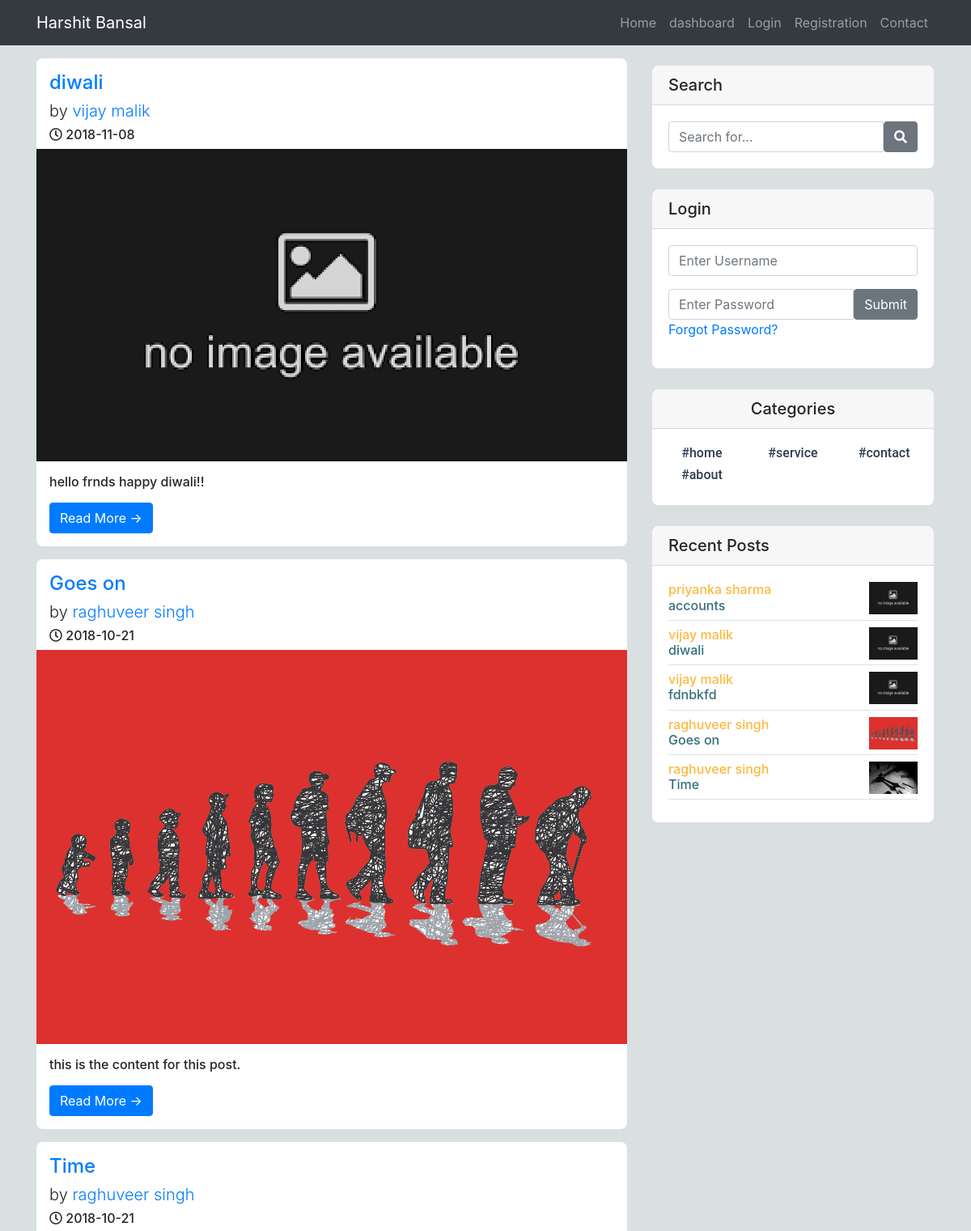
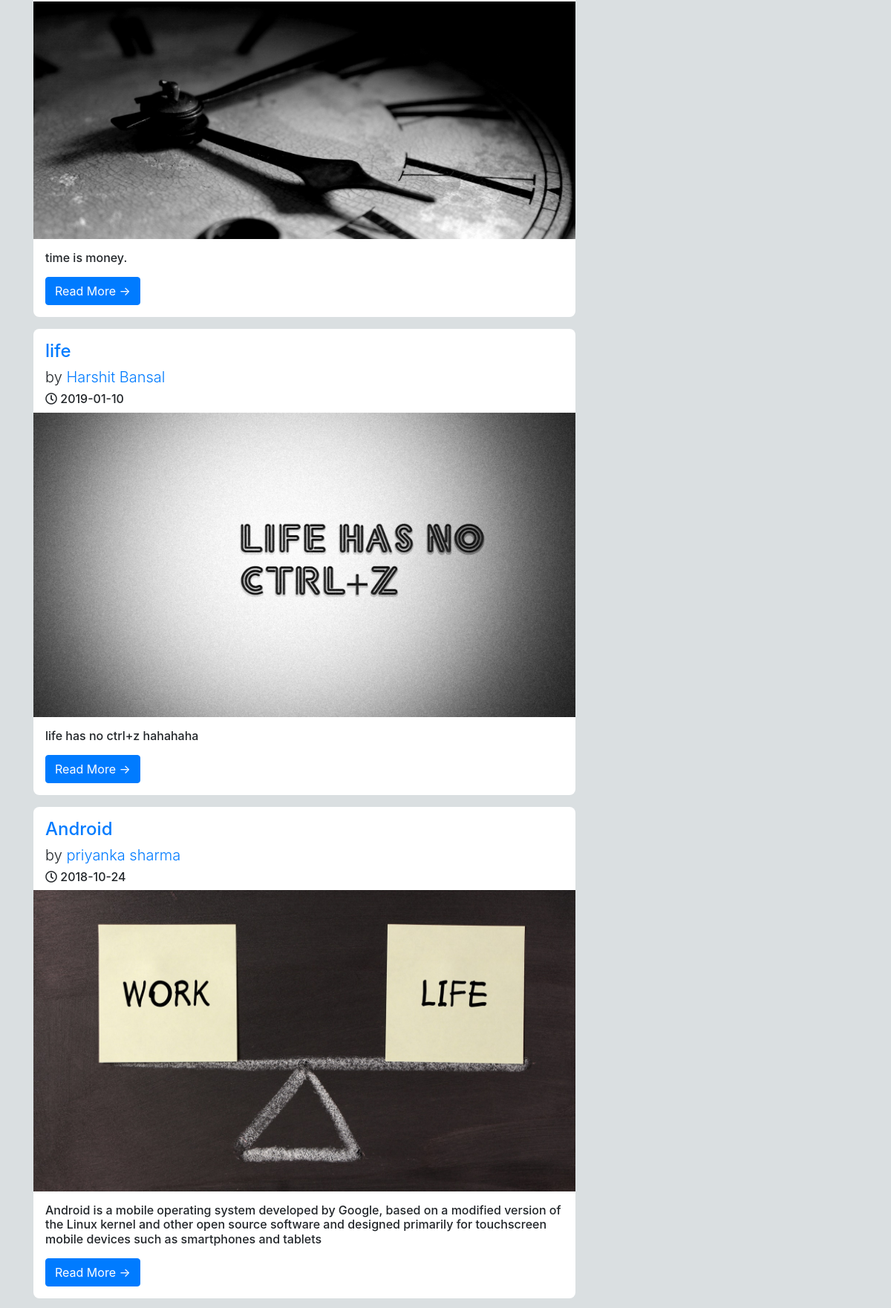
The app's page /categorymenu.php?category=1 (upper part) with its own data (2 pictures, top to bottom).
### tables this page shows
CREATE TABLE `posts` (
  `post_id` int(3) NOT NULL,
  `post_category_id` int(3) NOT NULL,
  `post_title` varchar(255) NOT NULL,
  `post_user` varchar(255) NOT NULL,
  `post_date` date NOT NULL,
  `post_image` text NOT NULL,
  `post_content` text NOT NULL,
  `post_tags` varchar(255) NOT NULL,
  `post_comment_count` int(11) NOT NULL,
  `post_status` varchar(255) NOT NULL DEFAULT 'draft',
  `post_views_count` int(11) NOT NULL
);

CREATE TABLE `users` (
  `user_id` int(3) NOT NULL,
  `username` varchar(255) NOT NULL,
  `user_password` varchar(255) NOT NULL,
  `user_firstname` varchar(255) NOT NULL,
  `user_lastname` varchar(255) NOT NULL,
  `user_email` varchar(255) NOT NULL,
  `user_image` text NOT NULL,
  `user_role` varchar(255) NOT NULL,
  `randSalt` varchar(255) NOT NULL DEFAULT '$2y$10$iusesomecrazystrings22',
  `token` text NOT NULL
);

CREATE TABLE `categories` (
  `cat_id` int(3) NOT NULL,
  `cat_title` varchar(255) NOT NULL,
  `cat_creator` varchar(20) NOT NULL,
  `cat_user` varchar(2000) NOT NULL
);

### includes/mainPageFunctions.php (called while the page is built, shortened)
<?php
function imagePlaceholder($image=''){
    if(!$image){
        return 'nopost.png';
    }
    else{
        return $image;
    }
}
?>

### categorymenu.php (the view, shortened to what this page needs)
<?php  include "includes/header.php"; ?>
<?php include "includes/navigation.php"; ?>
<div class="container">
    <div class="row">
        <div class="col-md-8">
            <?php
            if(isset($_GET['category'])){
                $post_category_id = $_GET['category'];
            }
            $query = "SELECT * FROM posts WHERE post_category_id = {$post_category_id} ORDER BY post_id DESC";
            $select_all_posts_count_query = mysqli_query($connection,$query);
            $count = mysqli_num_rows($select_all_posts_count_query);
            if($count==0){
            ?>
            <hr>
            <img class="img-fluid" src='images/noimage.jpg' alt="img">
            <hr>
            <?php }
            else{
            while($row = mysqli_fetch_assoc($select_all_posts_count_query)){
                $post_id = $row['post_id'];
                $post_title = $row['post_title'];
                $post_user = $row['post_user'];
                $post_date = $row['post_date'];
                $post_image = $row['post_image'];
                $post_content = $row['post_content'];
            ?>
            <div class="mt-3 p-3 view">
                <h4>
                  <a href="post.php?p_id='<?php echo $post_id; ?>'"><?php echo $post_title; ?></a>
                </h4>
                <h5 class="lead">
                    <?php
                    $query = "SELECT * FROM users WHERE username = '$post_user' ";
                    $select_user_query = mysqli_query($connection,$query);
                    while($row = mysqli_fetch_assoc($select_user_query)){
                      $user_firstname = $row['user_firstname'];
                      $user_lastname = $row['user_lastname'];
                    }
                    $name = $user_firstname.' '.$user_lastname;
                    ?>
                    by <a href="profile.php?username='<?php echo $post_user; ?>'"><?php echo $name; ?></a>
                </h5>
                <h6><i class="far fa-clock"></i> <?php echo $post_date; ?></h6>
                <div style="margin:-2.3%; margin-top:0;margin-bottom:0;">
                    <a href="post.php?p_id='<?php echo $post_id; ?>'">
                    <img class="img-fluid" src="images/<?php echo imagePlaceholder($post_image);?>" alt="img">
                    </a>
                </div>
                <h6 class="my-3"><?php echo $post_content; ?></h6>
                <a href="post.php?p_id='<?php echo $post_id; ?>'" class="btn btn-primary">Read More &rarr;</a>
            </div>
            <?php } }?>
            <br>
        </div>
<?php  include "includes/sidebar.php"; ?>
    </div>
</div>
<?php  include "includes/footer.php"; ?>

### includes/sidebar.php
<div class="col-md-4">
<div class="card my-4 view">
  <h5 class="card-header">Search</h5>
  <form action="search.php" method="POST">
  <div class="card-body">
    <div class="input-group">
      <input type="text" name="search" class="form-control" placeholder="Search for..." required>
      <span class="input-group-btn">
        <button name="submit" class="btn btn-secondary" type="submit"><i class="fas fa-search"></i></button>
      </span>
    </div>
  </div>
  </form>
</div>
<div class="card my-4 view">
  <?php if(isset($_SESSION['user_role'])): ?>
    <h5 class="card-header">Logged in as <?php echo $_SESSION['username']; ?></h5>
    <span class="input-group-btn text-center my-2">
    <a href="includes/logout.php" class="btn btn-primary">Logout</a>
    </span>
  <?php else: ?>
  <h5 class="card-header">Login</h5>
    <form action="includes/login.php" method="POST">
    <div class="card-body">
      <div class="form-group">
        <input type="text" name="username" class="form-control" placeholder="Enter Username">
      </div>
      <div class="input-group">
        <input type="password" name="password" class="form-control" placeholder="Enter Password">
        <span class="input-group-btn">
          <button name="login" class="btn btn-secondary" type="submit">Submit</button>
        </span>
      </div>
      <div class="form-group">
      <a href="forgot.php?forgot=<?php echo uniqid(true); ?>"> Forgot Password?</a>
      </div>
    </div>
    </form>
  <?php endif; ?>
</div>
<div class="card my-4 view">
  <h5 class="card-header text-center">Categories</h5>
  <div class="card-body">
      <div class="row">
          <?php
          $query = "SELECT * FROM categories";
          $categories_query = mysqli_query($connection,$query);
          while($row =  mysqli_fetch_assoc($categories_query)){
            $cat_title = $row['cat_title'];
            $cat_id = $row['cat_id'];
          ?>
          <div class="col-4 col-sm-3 col-lg-4">
              <ul class="list-unstyled mb-0">
                  <li class='nav-item text-center mb-2'>
                  <a style="font-family: roboto; color:#2c3e50;" href='categorymenu.php?category=<?php echo $cat_id; ?>'><h6><?php echo '#'.$cat_title; ?></h6></a></li>
              </ul>
          </div>
          <?php } ?>
      </div>
  </div>
</div>
<?php include "widget.php"; ?>
</div>

### includes/widget.php (shortened to what this page needs)
<div class="card view">
  <h5 class="card-header">Recent Posts</h5>
  <div class="card-body">
      <?php
      $query = "SELECT * FROM posts ORDER BY post_id DESC LIMIT 5";
      $select_all_posts_query = mysqli_query($connection,$query);
      while($row = mysqli_fetch_assoc($select_all_posts_query)){
          $post_id = $row['post_id'];
          $post_title = $row['post_title'];
          $post_user = $row['post_user'];
          $post_image = $row['post_image'];
      ?>
      <div class="media mb-2 border-bottom">
          <div class="media-body">
              <h6 class="mt-0 mb-0">
                  <?php
                  $query = "SELECT * FROM users WHERE username = '$post_user' ";
                  $select_user_query = mysqli_query($connection,$query);
                  while($row = mysqli_fetch_assoc($select_user_query)){
                    $user_firstname = $row['user_firstname'];
                    $user_lastname = $row['user_lastname'];
                  }
                  $name = $user_firstname.' '.$user_lastname;
                  ?>
                  <a style="color:#fcb941" href="profile.php?username='<?php echo $post_user; ?>'"><?php echo $name;?></a>
              </h6>
              <a href="post.php?p_id='<?php echo $post_id; ?>'">
              <h6 style="color:#336e7b"><?php echo $post_title; ?></h6>
              </a>
          </div>
          <a href="post.php?p_id='<?php echo $post_id; ?>'">
          <img src="images/<?php echo imagePlaceholder($post_image);?>" class="ml-auto" style="width:60px; height:40px;" alt="post_image">
          </a>
      </div>
      <?php } ?>
  </div>
</div>
<br>

### css/blog-home.css (style rules this page uses)
body { padding-top: 54px; }
@media (min-width: 992px) { body { padding-top: 56px; } }

### includes/header.php (style rules this page uses)
body { background-color:#dadfe1; }
.view { background-color:white; border-radius:8px; }

### records on screen
posts: post_title "diwali", users.user_firstname+user_lastname "vijay malik", post_date "2018-11-08", shows a picture, post_content "hello frnds happy diwali!!"
posts: post_title "Goes on", users.user_firstname+user_lastname "raghuveer singh", post_date "2018-10-21", post_image (picture), post_content "this is the content for this post."
posts: post_title "Time", users.user_firstname+user_lastname "raghuveer singh", post_date "2018-10-21", post_image (picture), post_content "time is money."
posts: post_title "life", users.user_firstname+user_lastname "Harshit Bansal", post_date "2019-01-10", post_image (picture), post_content "life has no ctrl+z hahahaha"
posts: post_title "Android", users.user_firstname+user_lastname "priyanka sharma", post_date "2018-10-24", post_image (picture), post_content "Android is a mobile operating system developed by Google, based on a modified version of the Linux kernel and other open source software and designed primarily for touchscreen mobile devices such as smartphones and tablets"
categories: cat_title "home"
categories: cat_title "service"
categories: cat_title "contact"
categories: cat_title "about"
posts: users.user_firstname+user_lastname "priyanka sharma", post_title "accounts"
posts: users.user_firstname+user_lastname "vijay malik", post_title "fdnbkfd"
